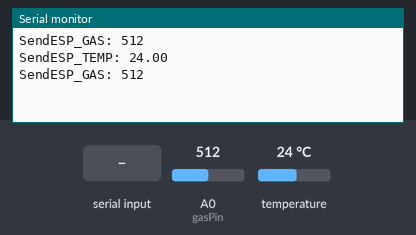
Recording of a sketch running on a simulated Arduino Uno, built with avr-gcc and run on an emulated ATmega328P. Parts: the last lines printed to the serial monitor. The test bench sets the inputs (shaded band); at power-on: temperature 24 °C, A0 (gasPin) = 512.

Above: at 3.5 s.
3.6 s: "1" received over the second serial link
At 6.8 s:
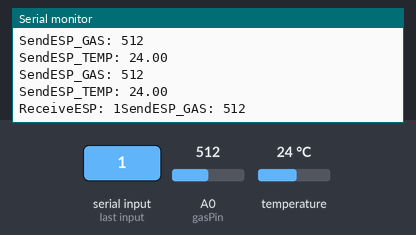
7.2 s: temperature set to 12 °C
At 8.1 s:
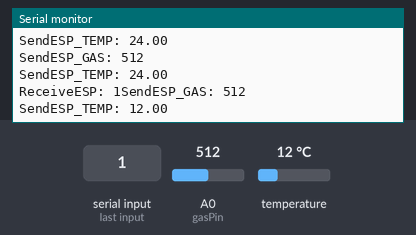
10.8 s: A0 (gasPin) set to 716
At 12.5 s:
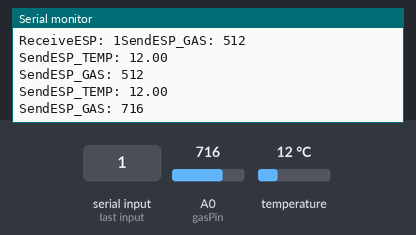
14.4 s: "0" received over the second serial link
At 16.9 s:
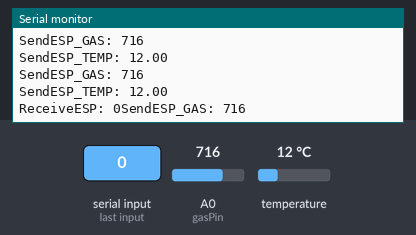
18.0 s: temperature set to 19 °C
At 20.3 s:
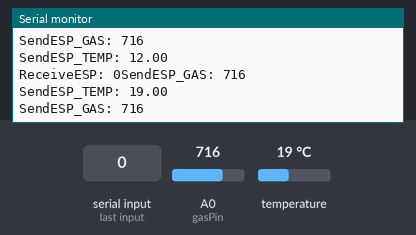
21.6 s: A0 (gasPin) set to 900
At 22.5 s:
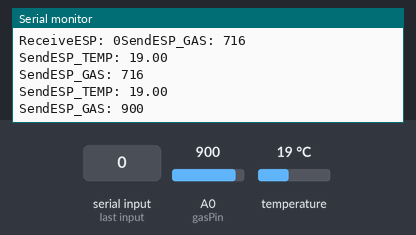
Timing chart, 0 to 24.6 s (numbered marks = the images above; inputs shaded):
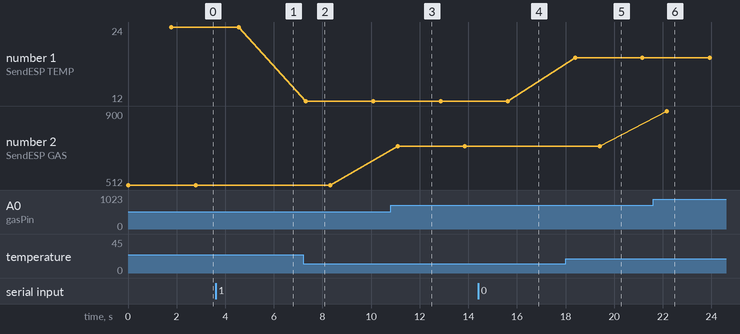

The sketch:

Arduino.ino
```cpp
#include <DallasTemperature.h>
#include <OneWire.h>
#include <SoftwareSerial.h>
#define ONE_WIRE_BUS 2

SoftwareSerial mySerial(3, 4); //Rx = 3, Tx = 4 trans to ESP
OneWire oneWire(ONE_WIRE_BUS);
DallasTemperature temp_buff(&oneWire);

const int gasPin = A0;
const String KEY_GAS = "GASSENSOR";
const String KEY_TEMP = "TEMPSENSOR";
int gasFigure;
double tempFigure;

void setup() {
  Serial.begin(115200);
  mySerial.begin(115200);
  temp_buff.begin();
}

void loop() {
  //nhan va gui GAS cho ESP
  gasFigure = analogRead(gasPin);
  Serial.print("SendESP_GAS: ");
  Serial.println(gasFigure);
  sendESP((String)gasFigure, KEY_GAS);

  //nhan va gui TEMPERATURE cho ESP
  temp_buff.requestTemperatures();
  tempFigure = temp_buff.getTempCByIndex(0);
  Serial.print("SendESP_TEMP: ");
  Serial.println(tempFigure);
  if (tempFigure != -127) {
    sendESP((String)tempFigure, KEY_TEMP);
  }

  //nhan du lieu tu ESP
  String data = receiveESP();
  if (data != "") {
    Serial.print("ReceiveESP: ");
    Serial.print(data);
  }
}

void sendESP(String data, String KEY) {
  mySerial.println(KEY + "_" + data);
  delay(1000);
}

String receiveESP() {
  String buff = "";
  if (mySerial.available()) {
    while (mySerial.available()) {
      char data = (char)mySerial.read();
      buff += data;
    }
  }
  return buff;
}
```

Measured:
- after the input at 3.6 s, the serial monitor: prints a new line after 2.0 s (image 1)
- after the input at 7.2 s, the serial monitor: prints a new line after 0.12 s (image 2)
- after the input at 10.8 s, the serial monitor: prints a new line after 0.29 s (image 3)
- after the input at 14.4 s, the serial monitor: prints a new line after 2.2 s (image 4)
- after the input at 18.0 s, the serial monitor: prints a new line after 0.39 s (image 5)
- after the input at 21.6 s, the serial monitor: prints a new line after 0.57 s (image 6)
- plotted number 1: 24 → 12 after the input at 7.2 s, 12 → 19 after the input at 18.0 s
- plotted number 2: 512 → 716 after the input at 10.8 s, 716 → 900 after the input at 21.6 s
